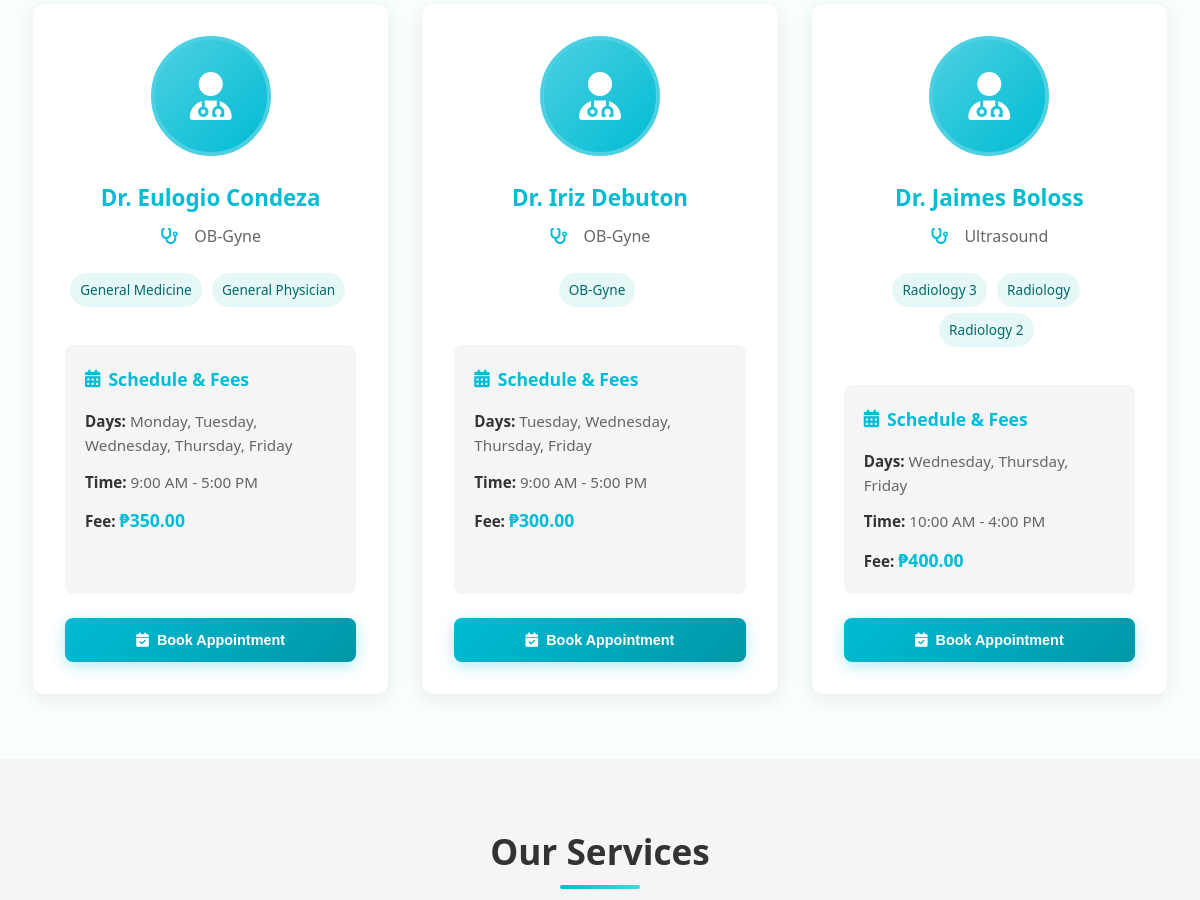
Before: / (middle part) with the older database file.
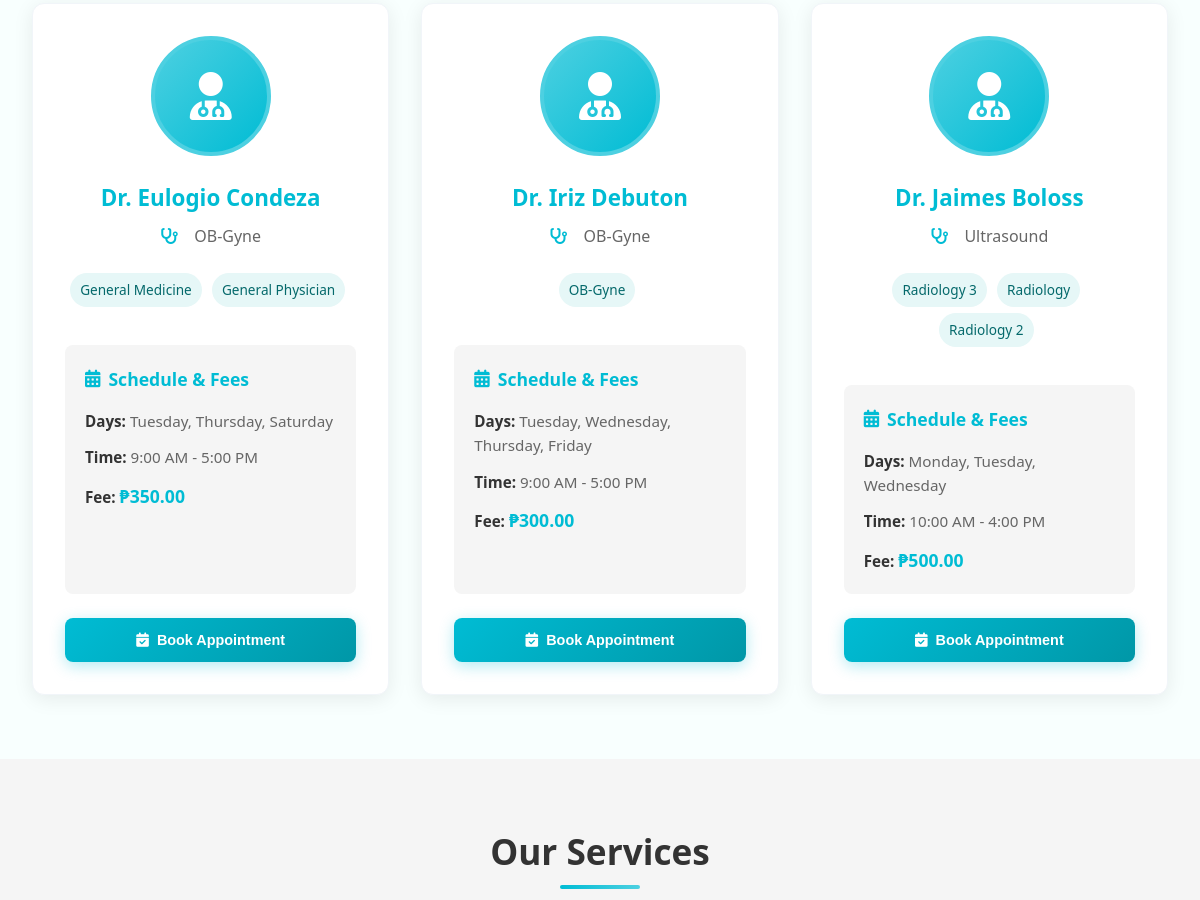
After: the same page with the newer database file.
### tables this page shows
CREATE TABLE doctors (
                    id INTEGER PRIMARY KEY AUTOINCREMENT,
                    user_id INTEGER,
                    specialty VARCHAR(100),
                    license_number VARCHAR(50),
                    phone VARCHAR(20),
                    experience_years INTEGER DEFAULT 0,
                    consultation_fee DECIMAL(10,2) DEFAULT 0.00,
                    schedule_days TEXT,
                    schedule_time_start TIME,
                    schedule_time_end TIME,
                    biography TEXT,
                    is_available INTEGER DEFAULT 1,
                    status VARCHAR(20) DEFAULT 'active' CHECK (status IN ('active', 'inactive')),
                    created_at DATETIME DEFAULT CURRENT_TIMESTAMP,
                    FOREIGN KEY (user_id) REFERENCES users(id)
                );

CREATE TABLE users (
                    id INTEGER PRIMARY KEY AUTOINCREMENT,
                    username VARCHAR(50) UNIQUE NOT NULL,
                    email VARCHAR(100) UNIQUE NOT NULL,
                    password VARCHAR(255) NOT NULL,
                    first_name VARCHAR(50),
                    last_name VARCHAR(50),
                    profile_image VARCHAR(255),
                    role VARCHAR(20) DEFAULT 'patient' CHECK (role IN ('admin', 'doctor', 'patient')),
                    is_active INTEGER DEFAULT 1,
                    status VARCHAR(20) DEFAULT 'pending' CHECK (status IN ('active', 'inactive', 'pending')),
                    created_at DATETIME DEFAULT CURRENT_TIMESTAMP,
                    updated_at DATETIME DEFAULT CURRENT_TIMESTAMP
                , email_verified INTEGER DEFAULT 0, phone TEXT, date_of_birth TEXT, gender TEXT, address TEXT);

### includes/database.php (called while the page is built, shortened)
<?php
class Database {
    private $connection;
    private static $instance = null;
    public static function getInstance() {
        if (self::$instance === null) {
            self::$instance = new self();
        }
        return self::$instance;
    }
    private function connect() {
        try {
            if (DB_TYPE === 'sqlite') {
                $this->connection = new PDO(
                    "sqlite:" . SQLITE_PATH,
                    null,
                    null,
                    array(
                        PDO::ATTR_ERRMODE => PDO::ERRMODE_EXCEPTION,
                        PDO::ATTR_DEFAULT_FETCH_MODE => PDO::FETCH_ASSOC
                    )
                );
                $this->connection->exec('PRAGMA foreign_keys = ON');
            }
        } catch (PDOException $e) {
            die("Database connection failed: " . $e->getMessage());
        }
    }
    public function query($sql, $params = array()) {
        try {
            $stmt = $this->connection->prepare($sql);
            $stmt->execute($params);
            return $stmt;
        } catch (PDOException $e) {
            error_log("Database query error: " . $e->getMessage());
            throw $e;
        }
    }
    public function fetchAll($sql, $params = array()) {
        $stmt = $this->query($sql, $params);
        return $stmt->fetchAll();
    }
}
?>

### includes/functions.php (called while the page is built, shortened)
<?php
require_once 'database.php';
function formatTime($time, $format = 'g:i A') {
    $timestamp = strtotime($time);
    return date($format, $timestamp);
}
?>

### index.php (the view, shortened to what the changed rows need)
<?php
require_once 'includes/header.php';
$db = Database::getInstance();
    $doctors = $db->fetchAll("
        SELECT d.id AS doctor_id, u.first_name, u.last_name, u.profile_image,
               d.specialty, d.schedule_days, d.schedule_time_start, d.schedule_time_end,
               d.consultation_fee, d.biography
        FROM users u
        JOIN doctors d ON u.id = d.user_id
        WHERE u.role = 'doctor' AND u.is_active = 1 AND d.is_available = 1
        ORDER BY u.first_name
    ");
?>
<section class="section">
    <div class="container">
        <?php if (!empty($doctors)): ?>
            <div class="doctors-grid" style="display: grid; grid-template-columns: repeat(auto-fit, minmax(320px, 1fr)); gap: 2rem; margin-top: 2rem;">
                <?php foreach ($doctors as $doctor): ?>
                    <div class="card doctor-card" style="height: 100%; display: flex; flex-direction: column; transition: transform 0.3s ease, box-shadow 0.3s ease;">
                        <div class="doctor-image-container" style="text-align: center; margin-bottom: 1.5rem;">
                            <?php if (!empty($doctor['profile_image']) && file_exists('assets/images/' . $doctor['profile_image'])): ?>
                                <img src="<?php echo SITE_URL; ?>/assets/images/<?php echo htmlspecialchars($doctor['profile_image']); ?>"
                                     alt="Dr. <?php echo htmlspecialchars($doctor['first_name'] . ' ' . $doctor['last_name']); ?>"
                                     class="doctor-image" style="width: 120px; height: 120px; border-radius: 50%; object-fit: cover; border: 4px solid var(--light-cyan);">
                            <?php else: ?>
                                <div class="doctor-image" style="width: 120px; height: 120px; background: linear-gradient(135deg, var(--light-cyan), var(--primary-cyan)); border-radius: 50%; display: flex; align-items: center; justify-content: center; margin: 0 auto; border: 4px solid var(--light-cyan);">
                                    <i class="fas fa-user-md" style="font-size: 3rem; color: white;"></i>
                                </div>
                            <?php endif; ?>
                        </div>
                        <div class="doctor-info" style="flex: 1; display: flex; flex-direction: column;">
                            <h3 class="doctor-name" style="margin: 0 0 0.5rem 0; font-size: 1.4rem; color: var(--primary-cyan); text-align: center;">
                                Dr. <?php echo htmlspecialchars($doctor['first_name'] . ' ' . $doctor['last_name']); ?>
                            </h3>
                            <p class="doctor-specialty" style="text-align: center; margin: 0 0 1.5rem 0; color: var(--text-light); font-weight: 500; font-size: 1rem;">
                                <i class="fas fa-stethoscope" style="color: var(--primary-cyan); margin-right: 0.5rem;"></i>
                                <?php echo htmlspecialchars($doctor['specialty']); ?>
                            </p>
                            <?php if (!empty($doctor['offers'])): ?>
                                <div style="text-align:center; margin-bottom: 1rem;">
                                    <?php foreach ($doctor['offers'] as $offer_title): ?>
                                        <span class="badge" style="display:inline-block; background: #e6f7f7; color: #05696b; padding: 6px 10px; border-radius: 999px; font-size: 0.85rem; margin: 0 6px 6px 0;"><?php echo htmlspecialchars($offer_title); ?></span>
                                    <?php endforeach; ?>
                                </div>
                            <?php endif; ?>
                            <div class="doctor-schedule" style="background: var(--light-gray); padding: 1.25rem; border-radius: 8px; margin-bottom: 1.5rem; flex: 1;">
                                <h4 style="color: var(--primary-cyan); margin: 0 0 1rem 0; font-size: 1.1rem; display: flex; align-items: center;">
                                    <i class="fas fa-calendar-alt" style="margin-right: 0.5rem;"></i> Schedule & Fees
                                </h4>
                                <div class="schedule-item" style="margin-bottom: 0.75rem; font-size: 0.95rem;">
                                    <strong style="color: var(--text-dark);">Days:</strong>
                                    <span style="color: var(--text-light);">
                                        <?php
                                        $days = explode(',', $doctor['schedule_days']);
                                        echo htmlspecialchars(implode(', ', $days));
                                        ?>
                                    </span>
                                </div>
                                <div class="schedule-item" style="margin-bottom: 0.75rem; font-size: 0.95rem;">
                                    <strong style="color: var(--text-dark);">Time:</strong>
                                    <span style="color: var(--text-light);">
                                        <?php
                                        if (!empty($doctor['schedule_time_start']) && !empty($doctor['schedule_time_end'])) {
                                            echo formatTime($doctor['schedule_time_start']) . ' - ' . formatTime($doctor['schedule_time_end']);
                                        } else {
                                            echo 'Not set';
                                        }
                                        ?>
                                    </span>
                                </div>
                                <div class="schedule-item" style="margin-bottom: 0; font-size: 0.95rem;">
                                    <strong style="color: var(--text-dark);">Fee:</strong>
                                    <span style="color: var(--primary-cyan); font-weight: bold; font-size: 1.1rem;">
                                        ₱<?php echo number_format($doctor['consultation_fee'], 2); ?>
                                    </span>
                                </div>
                            </div>
                            <div style="text-align: center; margin-top: auto;">
                                <?php if (isset($_SESSION['user_id']) && $_SESSION['role'] === 'patient'): ?>
                                    <a href="<?php echo SITE_URL; ?>/patient/book-appointment.php" class="btn btn-primary" style="width: 100%; padding: 0.875rem 1.5rem; font-weight: 600;">
                                        <i class="fas fa-calendar-check"></i> Book Appointment
                                    </a>
                                <?php else: ?>
                                    <button class="btn btn-primary" onclick="EasyMed.openModal('loginModal')" style="width: 100%; padding: 0.875rem 1.5rem; font-weight: 600;">
                                        <i class="fas fa-calendar-check"></i> Book Appointment
                                    </button>
                                <?php endif; ?>
                            </div>
                        </div>
                    </div>
                <?php endforeach; ?>
            </div>
        <?php endif; ?>
    </div>
</section>
<section class="section" style="background-color: var(--light-gray);">
    <div class="container">
        <h2 class="section-title">Our Services</h2>
    </div>
</section>
<?php require_once 'includes/footer.php'; ?>

Changed rows visible on the page:
changed doctors "Eulogio Condeza": schedule_days "Monday, Tuesday, Wednesday, Thursday, Friday" → "Tuesday, Thursday, Saturday"
changed doctors "Ultrasound": schedule_days "Wednesday, Thursday, Friday" → "Monday, Tuesday, Wednesday"; consultation_fee "400.00" → "500.00"
